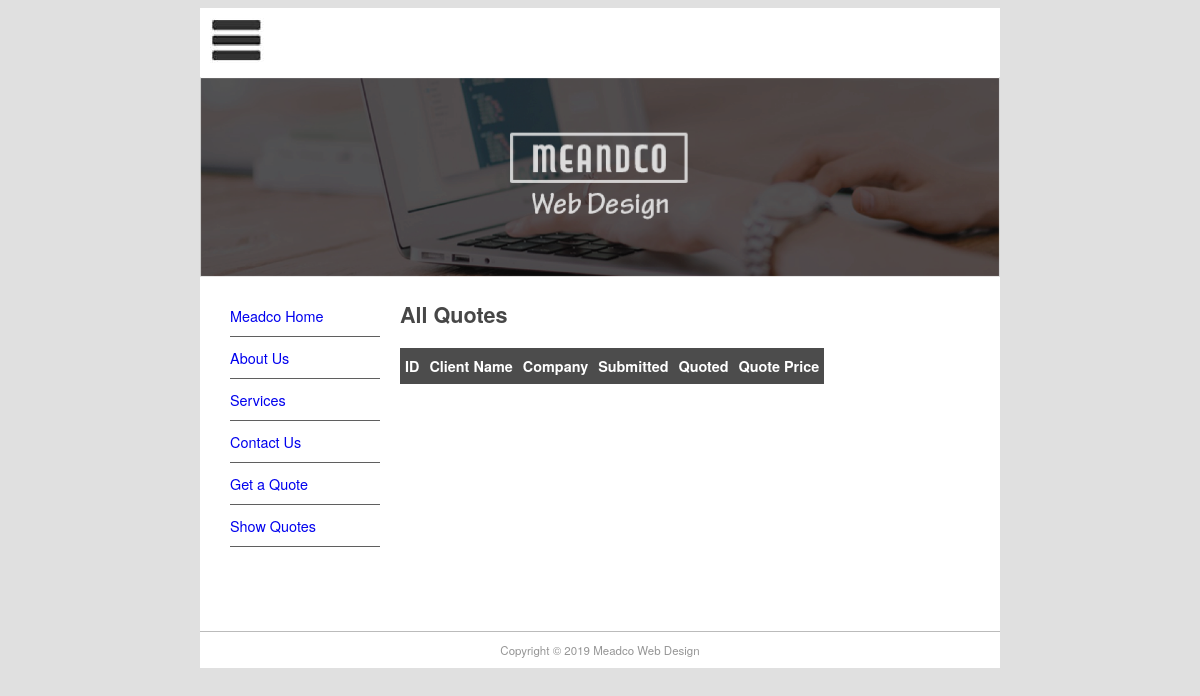
The page /quote/show on the database as committed earlier.
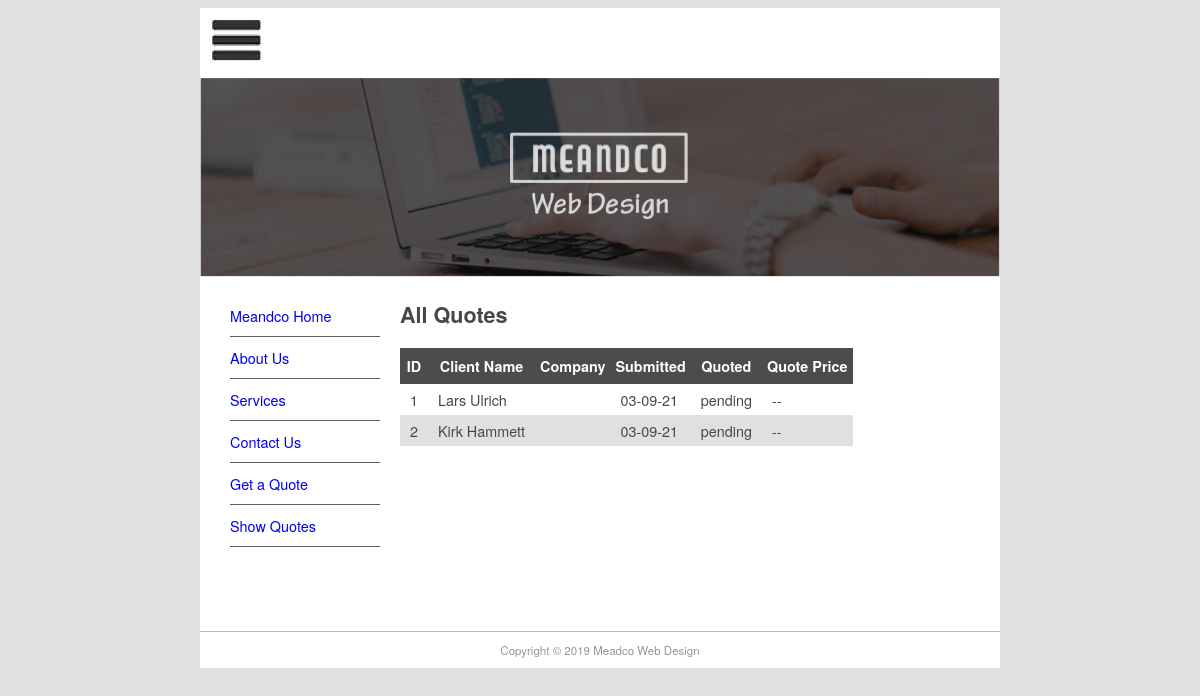
The same page on the database as committed later.
### pages/models.py (models this page shows, shortened)
class Page(models.Model):
    title = models.CharField(max_length=60)
    permalink = models.CharField(max_length=12, unique=True)
    update_date = models.DateTimeField('Last Updated')
    bodytext = models.TextField('Page Content', blank=True)

### quotes/models.py (models this page shows, shortened)
class Quote(models.Model):
    name = models.CharField(max_length=100)
    position = models.CharField(max_length=60, blank=True)
    company = models.CharField(max_length=60, blank=True)
    address = models.CharField(max_length=200, blank=True)
    phone = models.CharField(max_length=30, blank=True)
    email = models.EmailField()
    web = models.URLField(blank=True)
    description = models.TextField()
    sitestatus = models.CharField(max_length=20, choices=STATUS_CHOICES)
    priority = models.CharField(max_length=40, choices=PRIORITY_CHOICES)
    jobfile = models.FileField(upload_to='uploads/', blank=True)
    submitted = models.DateField(auto_now_add=True)
    quotedate = models.DateField(blank=True, null=True)
    quoteprice = models.DecimalField(max_digits=7, decimal_places=2, blank=True, default=0)
    username = models.ForeignKey(User, blank=True, null=True, on_delete=models.CASCADE)

### quotes/views.py (the view)
# urls.py: path('show', QuoteList.as_view(), name='show-quotes'),
class QuoteList(ListView):
    model = Quote
    context_object_name = 'all_quotes'
    def get_context_data(self, **kwargs):
        context = super(QuoteList, self).get_context_data(**kwargs)
        context['page_list'] = Page.objects.all()
        return context

### quotes/templates/quotes/quote_list.html (shortened to what this page needs)
{% extends 'quotes/quote.html' %}
{% block content %}
    <h1>All Quotes</h1>
    <table style="border-collapse:collapse">
        <tr class="quotehdr">
            <th>ID</th>
            <th>Client Name</th>
            <th>Company</th>
            <th>Submitted</th>
            <th>Quoted</th>
            <th>Quote Price</th>
        </tr>
        {% for quote in all_quotes %}
            <tr class="quoterow {% cycle '' 'altrow' %}">
                <td>{{ quote.id }}</td>
                <td>{{ quote.name }}</td>
                <td>{{ quote.company }}</td>
                <td>{{ quote.submitted | date:"m-d-y" }}</td>
                <td>{{ quote.quotedate | date:"m-d-y" | default:"pending" }}</td>
                <td>{{ quote.quoteprice | default:"--" }}</td>
            </tr>
        {% endfor %}
    </table>
{% endblock content %}

### quotes/templates/quotes/quote.html (shortened to what this page needs)
{% extends 'base.html' %}
{% block sidenav %}
    {% for page in page_list %}
        <li>
            <a href="{{ page.permalink }}">{{ page.title }}</a>
        </li>
    {% endfor %}
{% endblock sidenav %}

### templates/base.html (shortened to what this page needs)
{% load static %}
<!DOCTYPE html>
<html lang="en">
<head>
    <link rel="stylesheet" href="{% static 'main.css' %}" type="text/css">
</head>
<body>
    <div id="wrapper">
        <header id="header">
            <div id="logo">
                <img src="{% static 'logo.jpg' %}" alt="">
            </div>
            <div id="topbanner">
                <img src="{% static 'top_banner.png' %}" width="800" height="200" alt="">
            </div>
        </header>
        <aside id="leftsidebar">
            <nav id="nav">
                <ul>
                    {% block sidenav %}{% endblock sidenav %}
                    <li><a href="{% url "contact" %}">Contact Us</a></li>
                    <li><a href="{% url "quote-request" %}">Get a Quote</a></li>
                    <li><a href="{% url "show-quotes" %}">Show Quotes</a></li>
                </ul>
            </nav>
        </aside>
        <section id="main">
            {% block content %}{% endblock content %}
        </section>
        <footer id="footer">
            Copyright &copy; 2019 Meadco Web Design
        </footer>
    </div>
</body>
</html>

### static/main.css (style rules this page uses)
#header { border-style: none; width: 800px; height: auto; }
#wrapper { margin: 0px auto 0; background-color: #fff; width: 800px; }
body { background-color: #e0e0e0; font-family: Gotham, "Helvetica Neue", Helvetica, Arial, sans-serif; font-size: 0.9em; text-align: justify; color: #474747; }
#footer { text-align: center; font-size: 0.8em; margin-top: 5px; padding-top: 10px; padding-bottom: 10px; background-color: #fff; border-top: thin solid #bbb; clear: both; color: #969696; }
#nav li { padding-top: 10px; padding-bottom: 10px; font-size: 1em; list-style-type: none; border-bottom: thin solid #5f5f5f; color: #4c4c4c; left: 0px; list-style-position: inside; margin-left: -10px; }
#nav li a { text-decoration: none; }
#leftsidebar { width: 180px; height: 350px; float: left; }
#main { width: 560px; float: left; margin-left: 20px; margin-right: 10px; padding-right: 10px; }
#logo { padding: 10px; }
.quotehdr th { background-color: #4c4c4c; color: white; text-align: center; padding: 8px 5px; border: none; }
.quoterow td { padding: 5px 10px; }
.altrow { background-color: #e0e0e0; }

Rows that differ between the two databases and show on the page:
changed Page: title "Meadco Home" → "Meandco Home"
added Quote: id "1", name "Lars Ulrich", submitted "03-09-21", quotedate "pending", quoteprice "--"
added Quote: id "2", name "Kirk Hammett", submitted "03-09-21", quotedate "pending", quoteprice "--"
